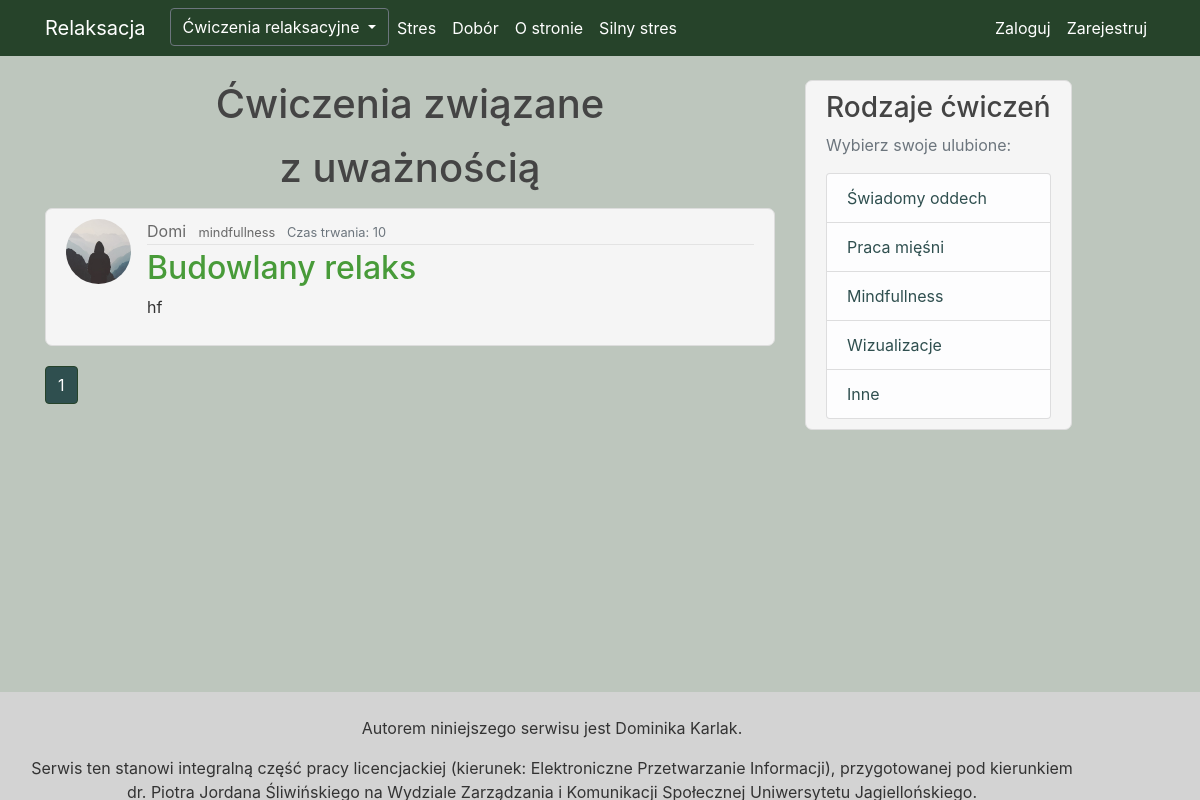
Page /mindfullness on the earlier database version.
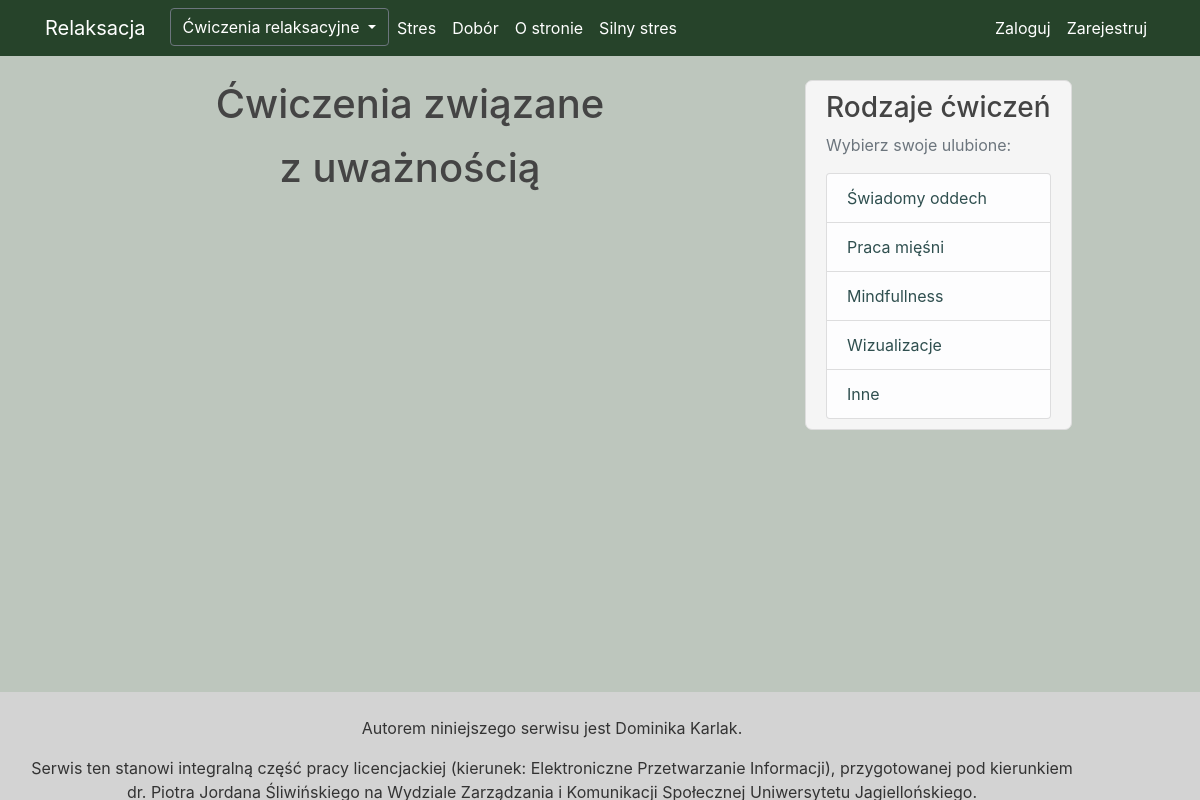
Same page on the later database version.
### Relaks/models.py (models this page shows, shortened)
class Post(db.Model):
    id = db.Column(db.Integer, primary_key=True, autoincrement=True)
    name = db.Column(db.String(100), nullable=True)
    category = db.Column(db.String(100), nullable=True)
    time = db.Column(db.Integer, nullable=True)
    content = db.Column(db.Text, nullable=True)
    user_id = db.Column(db.Integer, db.ForeignKey('user.id'), nullable=False)
    fav = db.relationship('Favourite', backref='fav', lazy=True)
    comments = db.relationship("Comment", backref='article', lazy=True)

class User(db.Model, UserMixin):
    id = db.Column(db.Integer, primary_key=True)
    username = db.Column(db.String(20), unique=True, nullable=False)
    email = db.Column(db.String(120), unique=True, nullable=False)
    image_file = db.Column(db.String(20), nullable=False, default='default.jpg')
    password = db.Column(db.String(60), nullable=False)
    is_admin = db.Column(db.Boolean, nullable=False)
    posts = db.relationship('Post', backref='author', lazy=True)
    fav = db.relationship('Favourite', backref='author', lazy=True)
    comments = db.relationship('Comment', backref='author', lazy=True)

### Relaks/routes.py (the view)
@app.route("/mindfullness", methods=['GET', 'POST'])
def mindfullness():
    page = request.args.get('page', 1, type=int)
    post = Post.query.filter(
        Post.category == 'mindfullness').paginate(page=page, per_page=3)
    return render_template('mindfullness.html', title='Mindfullness', post=post)

### Relaks/templates/mindfullness.html (shortened to what this page needs)
{% extends "layout.html" %}
{% block content %}
    <h1> <p style="text-align: center"> Ćwiczenia związane </p>
        <p style="text-align: center"> z uważnością </p> </h1>
      {% for post in post.items %}
          <article class="media content-section">
          <img class="rounded-circle article-img" src="{{ url_for('static', filename='photo/' + post.author.image_file) }}">
          <div class="media-body">
            <div class="article-metadata">
               <a class="mr-2" href="{{ url_for('user_posts', username=post.author.username) }}">{{ post.author.username }}</a>
              <small class="article-category">
          <a
            class="mr-2"
            href="{{ url_for('mindfullness', category=post.category) }}"
            >{{ post.category }}</a>
                </small>
                <small class="text-muted">Czas trwania: {{ post.time }}</small>
            </div>
            <h2> <a class="article-title" href="{{ url_for('post', post_id=post.id) }}">{{ post.name}}</a> </h2>
            <p class="article-content">{{ post.content }}</p>
          </div>
        </article>
    {% endfor %}
      {% for page_num in post.iter_pages(left_edge=1, right_edge=1, left_current=1, right_current=2) %}
        {% if page_num %}
            {% if post.page == page_num %}
                <a class="btn btn-info mb-4" style="background-color: darkslategrey; border-color: #26432a" href="{{ url_for('mindfullness', page=page_num)  }}"> {{ page_num }}</a>
             {% else %}
                <a class="btn btn-outline-info mb-4" style="background-color: darkslategrey; border-color: #26432a; " href="{{ url_for('mindfullness', page=page_num)  }}"> {{ page_num }}</a>
             {% endif %}
        {% endif %}
    {% endfor %}
{% endblock content %}

Differences in the rows shown:
no longer on this page (row edited): Post: image_file (placeholder picture), author.username "Domi", category "mindfullness", time "10", name "Budowlany relaks", content "hf"
Other differences:
list line gone: "1"
